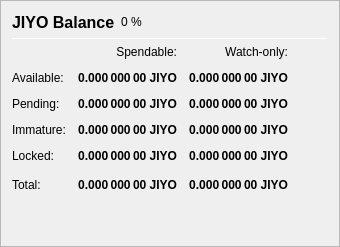
                   <widget class="QFrame" name="frame_Balances">
                    <property name="frameShape">
                     <enum>QFrame::StyledPanel</enum>
                    </property>
                    <property name="frameShadow">
                     <enum>QFrame::Raised</enum>
                    </property>
                    <layout class="QVBoxLayout" name="verticalLayout_4">
                     <item>
                      <layout class="QHBoxLayout" name="horizontalLayout_4">
                       <item>
                        <widget class="QLabel" name="label_5">
                         <property name="minimumSize">
                          <size>
                           <width>0</width>
                           <height>20</height>
                          </size>
                         </property>
                         <property name="font">
                          <font>
                           <pointsize>12</pointsize>
                           <weight>75</weight>
                           <bold>true</bold>
                          </font>
                         </property>
                         <property name="text">
                          <string>JIYO Balance</string>
                         </property>
                        </widget>
                       </item>
                       <item>
                        <widget class="QLabel" name="labelJIYOPercent">
                         <property name="text">
                          <string notr="true">0 %</string>
                         </property>
                        </widget>
                       </item>
                       <item>
                        <spacer name="horizontalSpacer_3">
                         <property name="orientation">
                          <enum>Qt::Horizontal</enum>
                         </property>
                         <property name="sizeHint" stdset="0">
                          <size>
                           <width>40</width>
                           <height>20</height>
                          </size>
                         </property>
                        </spacer>
                       </item>
                      </layout>
                     </item>
                     <item>
                      <widget class="Line" name="line_Balance">
                       <property name="minimumSize">
                        <size>
                         <width>0</width>
                         <height>1</height>
                        </size>
                       </property>
                       <property name="maximumSize">
                        <size>
                         <width>16777215</width>
                         <height>1</height>
                        </size>
                       </property>
                       <property name="orientation">
                        <enum>Qt::Horizontal</enum>
                       </property>
                      </widget>
                     </item>
                     <item>
                      <layout class="QGridLayout" name="gridLayout">
                       <property name="spacing">
                        <number>12</number>
                       </property>
                       <item row="0" column="1">
                        <widget class="QLabel" name="labelSpendable">
                         <property name="text">
                          <string>Spendable:</string>
                         </property>
                         <property name="alignment">
                          <set>Qt::AlignRight|Qt::AlignTrailing|Qt::AlignVCenter</set>
                         </property>
                        </widget>
                       </item>
                       <item row="0" column="2">
                        <widget class="QLabel" name="labelWatchonly">
                         <property name="text">
                          <string>Watch-only:</string>
                         </property>
                         <property name="alignment">
                          <set>Qt::AlignRight|Qt::AlignTrailing|Qt::AlignVCenter</set>
                         </property>
                        </widget>
                       </item>
                       <item row="1" column="0">
                        <widget class="QLabel" name="labelBalanceText">
                         <property name="text">
                          <string>Available:</string>
                         </property>
                        </widget>
                       </item>
                       <item row="1" column="1">
                        <widget class="QLabel" name="labelBalance">
                         <property name="font">
                          <font>
                           <weight>75</weight>
                           <bold>true</bold>
                          </font>
                         </property>
                         <property name="cursor">
                          <cursorShape>IBeamCursor</cursorShape>
                         </property>
                         <property name="toolTip">
                          <string>Your current spendable balance</string>
                         </property>
                         <property name="text">
                          <string notr="true">0.000 000 00 JIYO</string>
                         </property>
                         <property name="alignment">
                          <set>Qt::AlignRight|Qt::AlignTrailing|Qt::AlignVCenter</set>
                         </property>
                         <property name="textInteractionFlags">
                          <set>Qt::LinksAccessibleByMouse|Qt::TextSelectableByKeyboard|Qt::TextSelectableByMouse</set>
                         </property>
                        </widget>
                       </item>
                       <item row="1" column="2">
                        <widget class="QLabel" name="labelWatchAvailable">
                         <property name="font">
                          <font>
                           <weight>75</weight>
                           <bold>true</bold>
                          </font>
                         </property>
                         <property name="cursor">
                          <cursorShape>IBeamCursor</cursorShape>
                         </property>
                         <property name="toolTip">
                          <string>Your current balance in watch-only addresses</string>
                         </property>
                         <property name="text">
                          <string notr="true">0.000 000 00 JIYO</string>
                         </property>
                         <property name="alignment">
                          <set>Qt::AlignRight|Qt::AlignTrailing|Qt::AlignVCenter</set>
                         </property>
                         <property name="textInteractionFlags">
                          <set>Qt::LinksAccessibleByMouse|Qt::TextSelectableByKeyboard|Qt::TextSelectableByMouse</set>
                         </property>
                        </widget>
                       </item>
                       <item row="2" column="0">
                        <widget class="QLabel" name="labelPendingText">
                         <property name="text">
                          <string>Pending:</string>
                         </property>
                        </widget>
                       </item>
                       <item row="2" column="1">
                        <widget class="QLabel" name="labelUnconfirmed">
                         <property name="font">
                          <font>
                           <weight>75</weight>
                           <bold>true</bold>
                          </font>
                         </property>
                         <property name="cursor">
                          <cursorShape>IBeamCursor</cursorShape>
                         </property>
                         <property name="toolTip">
                          <string>Total of transactions that have yet to be confirmed, and do not yet count toward the spendable balance</string>
                         </property>
                         <property name="text">
                          <string notr="true">0.000 000 00 JIYO</string>
                         </property>
                         <property name="alignment">
                          <set>Qt::AlignRight|Qt::AlignTrailing|Qt::AlignVCenter</set>
                         </property>
                         <property name="textInteractionFlags">
                          <set>Qt::LinksAccessibleByMouse|Qt::TextSelectableByKeyboard|Qt::TextSelectableByMouse</set>
                         </property>
                        </widget>
                       </item>
                       <item row="2" column="2">
                        <widget class="QLabel" name="labelWatchPending">
                         <property name="font">
                          <font>
                           <weight>75</weight>
                           <bold>true</bold>
                          </font>
                         </property>
                         <property name="cursor">
                          <cursorShape>IBeamCursor</cursorShape>
                         </property>
                         <property name="toolTip">
                          <string>Unconfirmed transactions to watch-only addresses</string>
                         </property>
                         <property name="text">
                          <string notr="true">0.000 000 00 JIYO</string>
                         </property>
                         <property name="alignment">
                          <set>Qt::AlignRight|Qt::AlignTrailing|Qt::AlignVCenter</set>
                         </property>
                         <property name="textInteractionFlags">
                          <set>Qt::LinksAccessibleByMouse|Qt::TextSelectableByKeyboard|Qt::TextSelectableByMouse</set>
                         </property>
                        </widget>
                       </item>
                       <item row="3" column="0">
                        <widget class="QLabel" name="labelImmatureText">
                         <property name="text">
                          <string>Immature:</string>
                         </property>
                        </widget>
                       </item>
                       <item row="3" column="1">
                        <widget class="QLabel" name="labelImmature">
                         <property name="font">
                          <font>
                           <weight>75</weight>
                           <bold>true</bold>
                          </font>
                         </property>
                         <property name="cursor">
                          <cursorShape>IBeamCursor</cursorShape>
                         </property>
                         <property name="toolTip">
                          <string>Staked or masternode rewards that has not yet matured</string>
                         </property>
                         <property name="text">
                          <string notr="true">0.000 000 00 JIYO</string>
                         </property>
                         <property name="alignment">
                          <set>Qt::AlignRight|Qt::AlignTrailing|Qt::AlignVCenter</set>
                         </property>
                         <property name="textInteractionFlags">
                          <set>Qt::LinksAccessibleByMouse|Qt::TextSelectableByKeyboard|Qt::TextSelectableByMouse</set>
                         </property>
                        </widget>
                       </item>
                       <item row="3" column="2">
                        <widget class="QLabel" name="labelWatchImmature">
                         <property name="font">
                          <font>
                           <weight>75</weight>
                           <bold>true</bold>
                          </font>
                         </property>
                         <property name="cursor">
                          <cursorShape>IBeamCursor</cursorShape>
                         </property>
                         <property name="toolTip">
                          <string>Staked or masternode rewards in watch-only addresses that has not yet matured</string>
                         </property>
                         <property name="text">
                          <string notr="true">0.000 000 00 JIYO</string>
                         </property>
                         <property name="alignment">
                          <set>Qt::AlignRight|Qt::AlignTrailing|Qt::AlignVCenter</set>
                         </property>
                         <property name="textInteractionFlags">
                          <set>Qt::LinksAccessibleByMouse|Qt::TextSelectableByKeyboard|Qt::TextSelectableByMouse</set>
                         </property>
                        </widget>
                       </item>
                       <item row="4" column="0">
                        <widget class="QLabel" name="labelLockedBalanceText">
                         <property name="toolTip">
                          <string>Locked JIYO or Masternode collaterals. These are excluded from zJIYO minting.</string>
                         </property>
                         <property name="text">
                          <string>Locked:</string>
                         </property>
                        </widget>
                       </item>
                       <item row="4" column="1">
                        <widget class="QLabel" name="labelLockedBalance">
                         <property name="font">
                          <font>
                           <weight>75</weight>
                           <bold>true</bold>
                          </font>
                         </property>
                         <property name="cursor">
                          <cursorShape>IBeamCursor</cursorShape>
                         </property>
                         <property name="toolTip">
                          <string>Locked JIYO or Masternode collaterals. These are excluded from zJIYO minting.</string>
                         </property>
                         <property name="text">
                          <string notr="true">0.000 000 00 JIYO</string>
                         </property>
                         <property name="alignment">
                          <set>Qt::AlignRight|Qt::AlignTrailing|Qt::AlignVCenter</set>
                         </property>
                         <property name="textInteractionFlags">
                          <set>Qt::LinksAccessibleByMouse|Qt::TextSelectableByKeyboard|Qt::TextSelectableByMouse</set>
                         </property>
                        </widget>
                       </item>
                       <item row="4" column="2">
                        <widget class="QLabel" name="labelWatchLocked">
                         <property name="font">
                          <font>
                           <weight>75</weight>
                           <bold>true</bold>
                          </font>
                         </property>
                         <property name="cursor">
                          <cursorShape>IBeamCursor</cursorShape>
                         </property>
                         <property name="toolTip">
                          <string>Current locked balance in watch-only addresses</string>
                         </property>
                         <property name="text">
                          <string notr="true">0.000 000 00 JIYO</string>
                         </property>
                         <property name="alignment">
                          <set>Qt::AlignRight|Qt::AlignTrailing|Qt::AlignVCenter</set>
                         </property>
                         <property name="textInteractionFlags">
                          <set>Qt::LinksAccessibleByMouse|Qt::TextSelectableByKeyboard|Qt::TextSelectableByMouse</set>
                         </property>
                        </widget>
                       </item>
                       <item row="5" column="0">
                        <widget class="QLabel" name="labelTotalText">
                         <property name="toolTip">
                          <string>Your current JIYO balance, unconfirmed and immature transactions included</string>
                         </property>
                         <property name="text">
                          <string>Total:</string>
                         </property>
                        </widget>
                       </item>
                       <item row="5" column="1">
                        <widget class="QLabel" name="labelTotal">
                         <property name="font">
                          <font>
                           <weight>75</weight>
                           <bold>true</bold>
                          </font>
                         </property>
                         <property name="cursor">
                          <cursorShape>IBeamCursor</cursorShape>
                         </property>
                         <property name="toolTip">
                          <string>Your current JIYO balance, unconfirmed and immature transactions included</string>
                         </property>
                         <property name="text">
                          <string notr="true">0.000 000 00 JIYO</string>
                         </property>
                         <property name="alignment">
                          <set>Qt::AlignRight|Qt::AlignTrailing|Qt::AlignVCenter</set>
                         </property>
                         <property name="textInteractionFlags">
                          <set>Qt::LinksAccessibleByMouse|Qt::TextSelectableByKeyboard|Qt::TextSelectableByMouse</set>
                         </property>
                        </widget>
                       </item>
                       <item row="5" column="2">
                        <widget class="QLabel" name="labelWatchTotal">
                         <property name="font">
                          <font>
                           <weight>75</weight>
                           <bold>true</bold>
                          </font>
                         </property>
                         <property name="cursor">
                          <cursorShape>IBeamCursor</cursorShape>
                         </property>
                         <property name="toolTip">
                          <string>Current total balance in watch-only addresses</string>
                         </property>
                         <property name="text">
                          <string notr="true">0.000 000 00 JIYO</string>
                         </property>
                         <property name="alignment">
                          <set>Qt::AlignRight|Qt::AlignTrailing|Qt::AlignVCenter</set>
                         </property>
                         <property name="textInteractionFlags">
                          <set>Qt::LinksAccessibleByMouse|Qt::TextSelectableByKeyboard|Qt::TextSelectableByMouse</set>
                         </property>
                        </widget>
                       </item>
                       <item row="5" column="3">
                        <spacer name="horizontalSpacer_9">
                         <property name="orientation">
                          <enum>Qt::Horizontal</enum>
                         </property>
                         <property name="sizeHint" stdset="0">
                          <size>
                           <width>40</width>
                           <height>20</height>
                          </size>
                         </property>
                        </spacer>
                       </item>
                      </layout>
                     </item>
                     <item>
                      <spacer name="verticalSpacer_3">
                       <property name="orientation">
                        <enum>Qt::Vertical</enum>
                       </property>
                       <property name="sizeHint" stdset="0">
                        <size>
                         <width>20</width>
                         <height>40</height>
                        </size>
                       </property>
                      </spacer>
                     </item>
                    </layout>
                   </widget>
